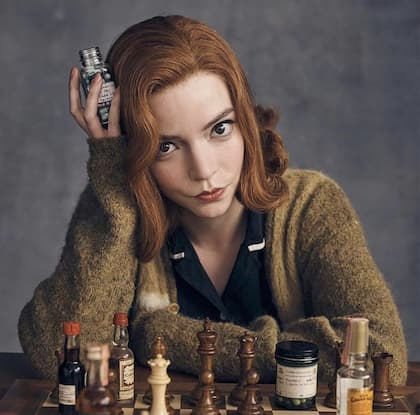
#> input picture Face_Alignment/queen.jpg, 420 x 415 px
$ jupyter execute face_alignment.ipynb
#> lines starting #> are read from the running program, lines starting #| are printed output that depends on the picture
# 人脸对齐

对于行业外的人来说，人脸对齐这个说法多多少少有些陌生。人脸对齐的本质很简单——通过旋转、平移与缩放将目标人脸区域放置在图像特定位置。这是人脸识别系统中的一种标准操作。这样做可以减小需要处理的人脸图像在空间分布上的差异。说白了就是降低难度。

[cell 1]
import cv2
from PIL import Image

image = cv2.imread("queen.jpg")
#> image is the input picture: shape (415, 420, 3); mean B, G, R 74.3, 78.9, 90.8
display(Image.fromarray(cv2.cvtColor(image, cv2.COLOR_BGR2RGB)))
print(f"OpenCV版本：{cv2.__version__}")

人脸对齐可以通过仿射变换来实现。变换的核心为仿射变换矩阵，它描述了变换过程的具体参数。仿射变换矩阵可以通过比较图像中特定像素在变换前后的位置差异来实现。对于人脸对齐来说，五官的分布就是一个绝佳的天然参考因素。只需在原始图像中检测面部五官位置，然后规定目标图像中五官应该出现的位置，便可得出变换矩阵。如果使用OpenCV的话，可以使用 `cv2.estimateAffinePartial2D` 函数计算出变换矩阵。

[cell 2]
import numpy as np

# 变换前五官坐标
marks = np.array([173, 149, 222, 125, 205, 172, 185, 192, 226, 186]).reshape([-1, 2])

# 变换后的五官坐标
key_marks =  np.array([65, 65, 130, 65, 96, 96, 75, 130, 117, 130]).reshape([-1, 2])

# 求解变换矩阵
M, _ = cv2.estimateAffinePartial2D(marks, key_marks)
print(f"变换矩阵：{M}")

然后再通过 `cv2.warpAffine` 函数实施仿射变换。

[cell 3]
transformed = cv2.warpAffine(image, M, (192, 192), borderValue=0.0)
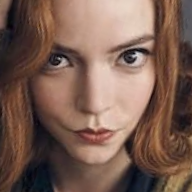
#> transformed: shape (192, 192, 3); mean B, G, R 81.4, 93.6, 122

对齐后的图像如下：

[cell 4]
display(Image.fromarray(cv2.cvtColor(transformed, cv2.COLOR_BGR2RGB)))
